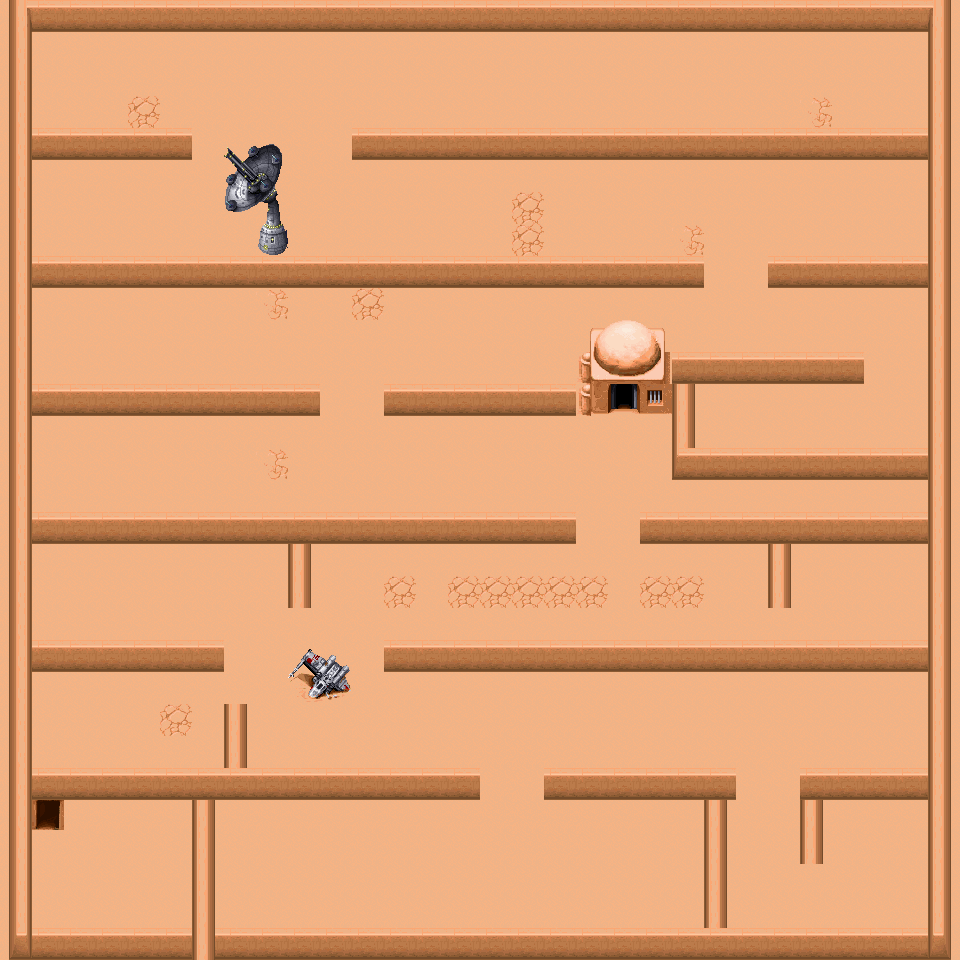

A level layout from a 2D game, rendered from its tile map. Below: a short description, then the map file with tile-grid data replaced by summaries:
An orthogonal 30x30 tile map with 32x32 px tiles, 5 tile layers (terraColisao2, colisaoCamada2, passagemCamada2, faseCamada2, ...).

<map version="1.0" tiledversion="1.1.1" orientation="orthogonal" renderorder="right-down" width="30" height="30" tilewidth="32" tileheight="32" infinite="0" nextobjectid="1">
 <tileset firstgid="1" source="StarWarsTileset.tsx" />
 <layer name="terraColisao2" width="30" height="30">
  <data>[900 cells, 900 non-empty, 3 distinct tile ids]</data>
 </layer>
 <layer name="colisaoCamada2" width="30" height="30">
  <data>[900 cells, 290 non-empty, 17 distinct tile ids]</data>
 </layer>
 <layer name="passagemCamada2" width="30" height="30">
  <data>[900 cells, 5 non-empty, 1 distinct tile ids]</data>
 </layer>
 <layer name="faseCamada2" width="30" height="30">
  <data>[900 cells, 1 non-empty, 1 distinct tile ids]</data>
 </layer>
 <layer name="cenarioCamada2" width="30" height="30">
  <data>[900 cells, 11 non-empty, 11 distinct tile ids]</data>
 </layer>
</map>